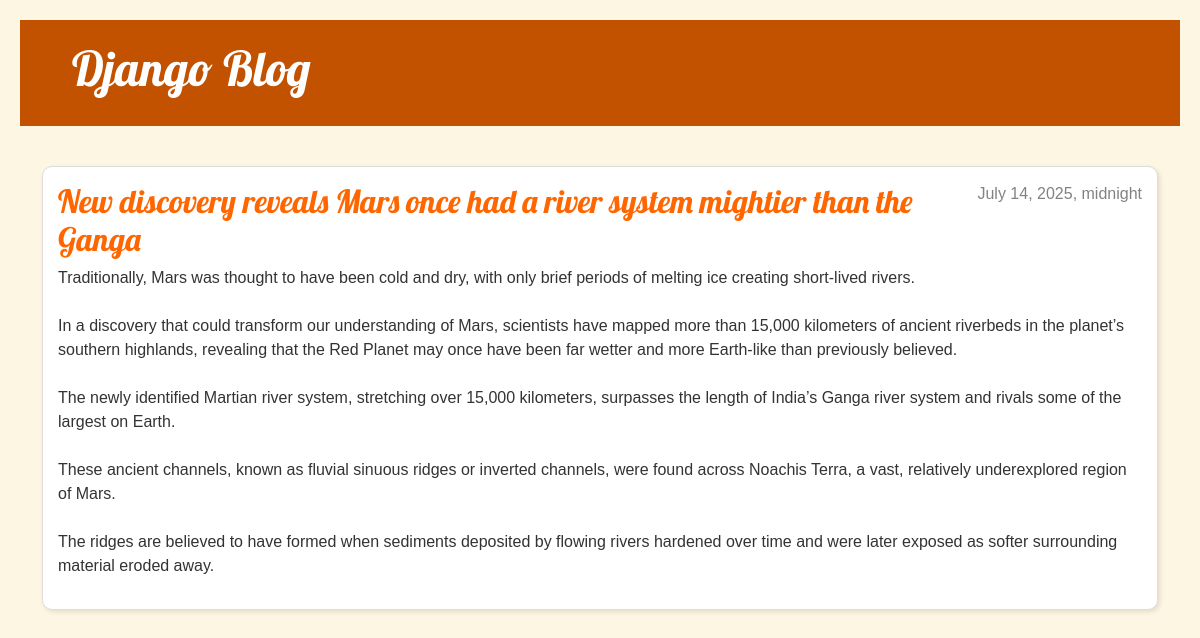
The app's page /post/2/ with its own data.
### blog/models.py (models this page shows, shortened)
class Post(models.Model):
    author = models.ForeignKey('auth.User', on_delete=models.CASCADE)
    title = models.CharField(max_length=200)
    text = models.TextField()
    created_date = models.DateTimeField(default=timezone.now)
    published_date = models.DateTimeField(blank=True, null=True)

### blog/views.py (the view)
# urls.py: path('post/<int:pk>/', views.post_detail, name='post_detail'),
def post_detail(request, pk):
    post = get_object_or_404(Post, pk=pk)
    return render(request, 'blog/post_detail.html', {'post': post})

### blog/templates/blog/post_detail.html
{% extends 'blog/base.html' %}
{% block content %}
    <article class="post">
        {% if post.published_date %}
            <time class="date">
                {{ post.published_date }}
            </time>
        {% endif %}
        <h2>{{ post.title }}</h2>
        <p>{{ post.text|linebreaksbr }}</p>
    </article>
{% endblock %}

### blog/static/css/blog.css (style rules this page uses)
body { background-color: #fdf6e3; font-family: 'Arial', sans-serif; color: #333; padding: 20px; }
h1, h2 { color: #ff6600; }
article { background-color: white; border: 1px solid #ddd; padding: 15px; margin-bottom: 20px; border-radius: 10px; box-shadow: 2px 2px 5px rgba(0,0,0,0.1); }
h1, h2, h3, h4 { font-family: 'Lobster', cursive; }
.date { color: #828282; }
.post { margin-bottom: 70px; }
.post > .date, .post > .actions { float: right; }

### records on screen
Post: published_date "July 14, 2025, midnight", title "New discovery reveals Mars once had a river system mightier than the Ganga", text "Traditionally, Mars was thought to have been cold and dry, with only brief periods of melting ice creating short-lived rivers. In a discovery that could transform our understanding of Mars, scientists have mapped more than 15,000 kilometers of ancient riverbeds in the planet’s southern highlands, revealing that the Red Planet may once have been far wetter and more Earth-like than previously believed. The newly identified Martian river system, stretching over 15,000 kilometers, surpasses the length of India’s Ganga river system and rivals some of the largest on Earth. These ancient channels, known as fluvial sinuous ridges or inverted channels, were found across Noachis Terra, a vast,…"
